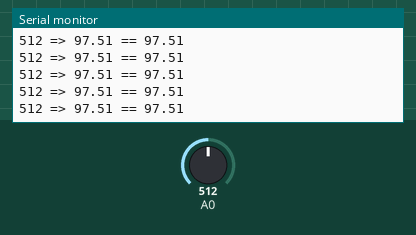
Bench run of a sketch on a simulated Arduino Uno, built with avr-gcc and run on an emulated ATmega328P. On the bench: the last lines printed to the serial monitor. The test bench sets the inputs (shaded band); at power-on: A0 = 512.

Above: at 4.2 s.
4.3 s: A0 set to 643
At 4.36 s:
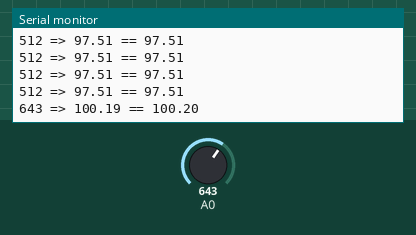
7.3 s: A0 set to 624
At 7.3 s:
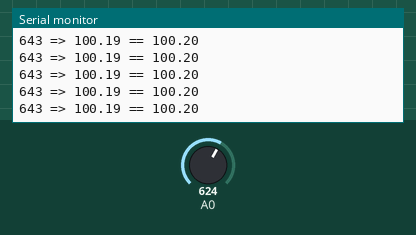
Timing chart, 0 to 9.8 s (numbered marks = the images above; inputs shaded):
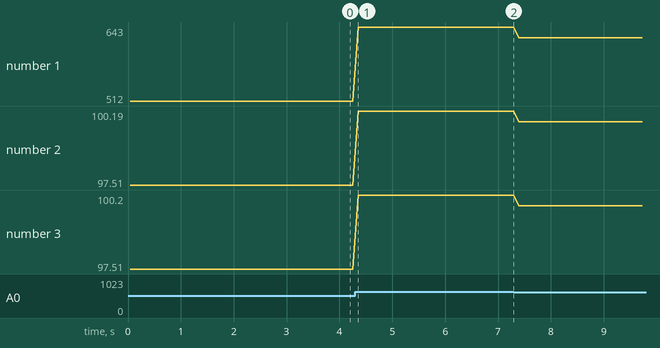

Measured:
- after the input at 4.3 s, the serial monitor: prints a new line after 0.06 s (image 1)
- plotted number 1: 512 → 643 after the input at 4.3 s, 643 → 624 after the input at 7.3 s
- plotted number 2: 97.51 → 100.19 after the input at 4.3 s, 100.19 → 99.8 after the input at 7.3 s
- plotted number 3: 97.51 → 100.2 after the input at 4.3 s, 100.2 → 99.81 after the input at 7.3 s

The sketch:

Fungsi_Map_pecahan.ino
```cpp
void setup() {
  Serial.begin(9600);
  Serial.println("Fungsi map untuk bilangan pecahan/float");
//  https://www.semesin.com/project/2018/04/17/fungsi-map-untuk-bilangan-pecahan-float-pada-arduino/
}

void loop() {
  uint16_t adc = analogRead(A0);

//Range/bentang asal adc = 0..1023
//Range/bentang tujuan   = 87.00 - 108.00

  float x1 = map(adc, 0, 1023, 87 * 100, 108 * 100) / 100.0;
  float x2 = mapPecahan(adc, 0, 1023, 87, 108);

  Serial.print(adc); Serial.print(" => ");
  Serial.print(x1, 2);
  Serial.print(" == ");
  Serial.println(x2, 2);
  delay(100);
}

float mapPecahan(long x, long fromLow, long fromHigh, float toLow, float toHigh) {
  return (x - fromLow) * (toHigh - toLow) / (fromHigh - fromLow) + toLow;
}
```
